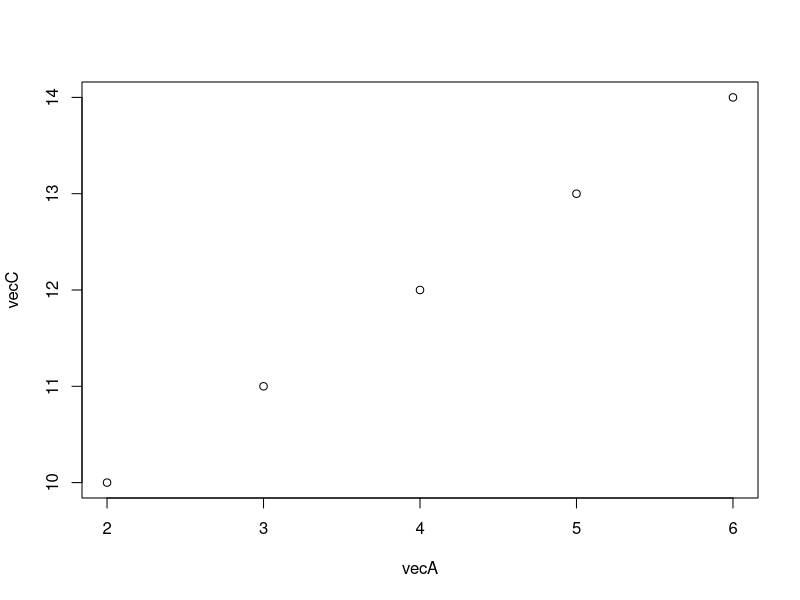
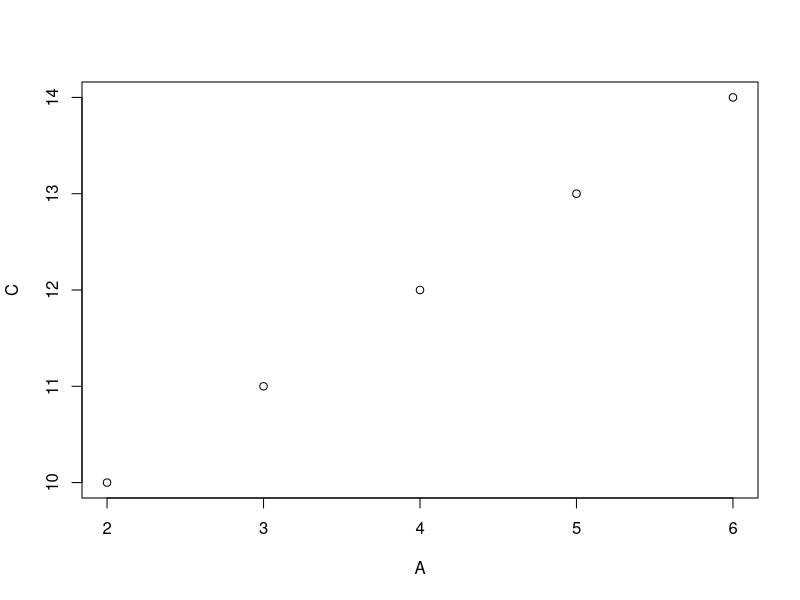

Write the R code that produced these figures, in order. (Note: this script raises an error after producing the figures.)

#Creating three Vectors A,B and C

vecA <- 2:6
vecB <- 4:8
vecC <- 10:14

#Apply combine function to the three  vectors A,B  and C

m_matrix <- cbind(vecA, vecB, vecC)

#Print matrix

m_matrix

#Plot a graph
plot(vecA,vecC)
plot(vecA, vecC, xlab = "A", ylab = "C")

#Creating  a Dataframe from vectors

Name <- c("Harrison","Alex","Tobi","Helen","Femi")
Age <- c(25,23,23,21,24)
Role <- c("Teacher","Exam officer","Pastoral Lead","Cleaner","Admin assistant")
LofSer <- c(5,3,7,4,7)

EmployeesData <- data.frame(row.names = Name, Age, Role, LofSer)
print(EmployeesData)

#Creat  a simple bar plot of five subjects
#Creat vector for the five subjects

Vec_subjects <- c("Physics", "Maths", "English", "Chemistry", "Computing")
plot(Vec_subjects)


#Get and use Input from a user
#Ask user for Name and Age

name <- readline(prompt = "Enter your name:")
age <- readline(prompt = "Enter your age:")


#Create a sequence of numbers from 20 to 50

seq(20, 50)

#Find Mean of numbers from 20 to 50 and Sum of the numbers.

A <- 20:50
A

mean(A)

sum(A)
length(A)
1085/31

#select random  interger values between -50 and +50

x  <- -50:+50
print(x)

sample(x, size = 10)

